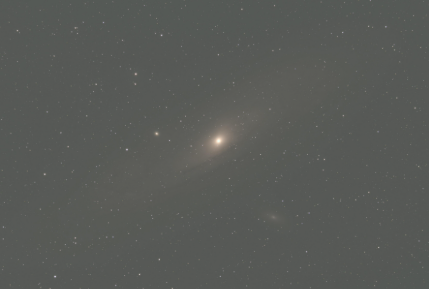
#> input picture simulations/eureka-2/Images/galaxy-image.png, 429 x 289 px, found by its file name; its folder holds only this picture in this run
$ python test.py
#> lines starting #> are read from the running program, lines starting #| are printed output that depends on the picture; after the words box and inside, x2 and y2 are one past the last pixel; in counts of white or black regions, pixels touching at a corner belong together
#> the answer given: ../Images/galaxy-image.png
import os
import sys

import cv2
import numpy as np


def load_image(path: str) -> np.ndarray:
#> called with path = 'Images/../Images/galaxy-image.png'
    if not os.path.exists(path):
        raise FileNotFoundError(f"File '{path}' does not exist.")

    img = cv2.imread(path)
#> img is the input picture: shape (289, 429, 3); mean B, G, R 87, 90.5, 88.3
    if img is None:
        raise ValueError(f"OpenCV failed to load '{path}'.")

    return img.astype(np.float32)


inputImg = input(
    "Enter the name of the image you want to process (e.g., img.png): "
).strip()

if not inputImg:
    print("You did not enter an image name.")
    sys.exit(1)

image_path = f"Images/{inputImg}"

try:
    img = load_image(image_path)
except Exception as e:
    print(f"Error loading '{image_path}': {e}")
    print("Attempting fallback image 'img.png'...")

    try:
        img = load_image("Images/img.png")
    except Exception as e2:
        print(f"Fallback image failed: {e2}")
        sys.exit(1)


try:
    brightnessLevel = int(input("Brightness multiplier (e.g., 10): "))
#> the answer given: 3
    if brightnessLevel <= 0:
        raise ValueError("Brightness must be positive.")
except ValueError as e:
    print(f"Invalid brightness input: {e}")
    sys.exit(1)

print("-" * 120)


b, g, r = cv2.split(img)

bg_b = cv2.GaussianBlur(b, (0, 0), 80)
bg_g = cv2.GaussianBlur(g, (0, 0), 80)
bg_r = cv2.GaussianBlur(r, (0, 0), 80)
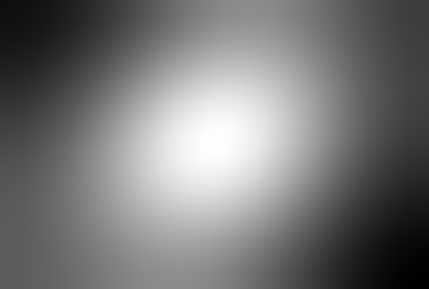
#> bg_r: shape (289, 429) float32; min 86.43, max 90.34, mean 88.3; drawn with min black and max white

b2 = b - bg_b
g2 = g - bg_g
r2 = r - bg_r


def norm(x):
    return cv2.normalize(x, None, 0, 255, cv2.NORM_MINMAX)  # type:ignore
#> returned value: shape (289, 429) float32


b2 = norm(b2).astype(np.uint8)
g2 = norm(g2).astype(np.uint8)
r2 = norm(r2).astype(np.uint8)

out = cv2.merge([b2, g2, r2])

hsv = cv2.cvtColor(out, cv2.COLOR_BGR2HSV)
#> hsv: shape (289, 429, 3); mean H, S, V 141.5, 148.5, 10.7
h, s, v = cv2.split(hsv)
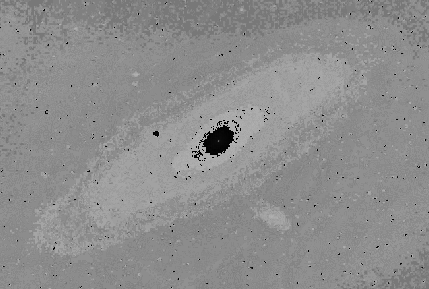
#> h: shape (289, 429); min 0, max 179, mean 141.5

s = cv2.multiply(s, np.array([1.4]))
v = cv2.multiply(v, np.array([2]))

enhanced_hsv = cv2.merge([h, s, v])
#> enhanced_hsv: shape (289, 429, 3); mean H, S, V 141.5, 203.2, 21.2
final_bgr = cv2.cvtColor(enhanced_hsv, cv2.COLOR_HSV2BGR)

b, g, r = cv2.split(final_bgr)
r = cv2.multiply(r, np.array([0.8]))
final_bgr = cv2.merge([b, g, r])

usedimg = final_bgr.copy()

TenxBrightness = cv2.cvtColor(usedimg, cv2.COLOR_BGR2HSV)
#> TenxBrightness: shape (289, 429, 3); mean H, S, V 135.8, 204.1, 20
h, s, v = cv2.split(TenxBrightness)
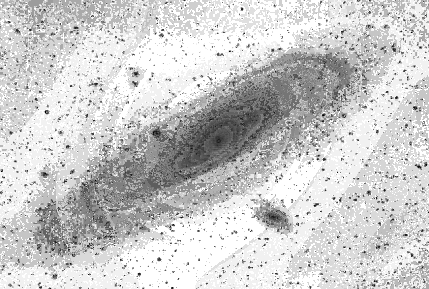
#> s: shape (289, 429); min 0, max 255, mean 204.1

v = cv2.multiply(v, np.array([brightnessLevel]))
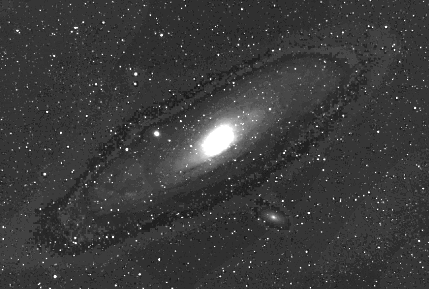
#> v: shape (289, 429); min 15, max 255, mean 59

y = cv2.merge([h, s, v])
#> y: shape (289, 429, 3); mean H, S, V 135.8, 204.1, 59
imageUsedForThresholding = cv2.cvtColor(y, cv2.COLOR_HSV2BGR)
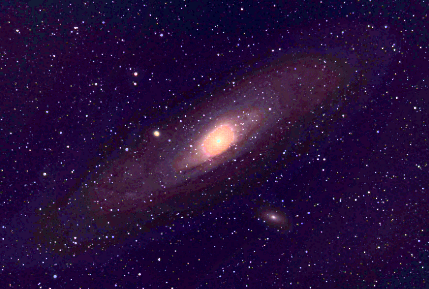
#> imageUsedForThresholding: shape (289, 429, 3); mean B, G, R 57.4, 14.3, 38

gray = cv2.cvtColor(imageUsedForThresholding, cv2.COLOR_BGR2GRAY)

ret, mask = cv2.threshold(gray, 0, 255, cv2.THRESH_BINARY + cv2.THRESH_OTSU)
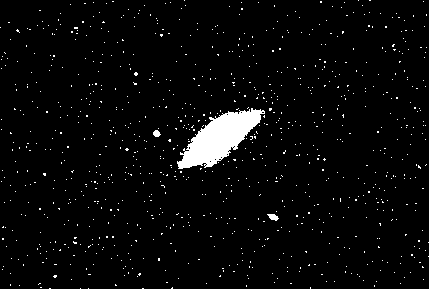
#> mask: shape (289, 429); 3.3% white; 918 white regions (915 under 20 px), largest, box (x1, y1, x2, y2) and area: (177, 108, 265, 169) 2568, (267, 214, 279, 221) 52, (153, 130, 161, 137) 40
#> ret = 79

thresholded_img = cv2.bitwise_and(
    imageUsedForThresholding, imageUsedForThresholding, mask=mask
)
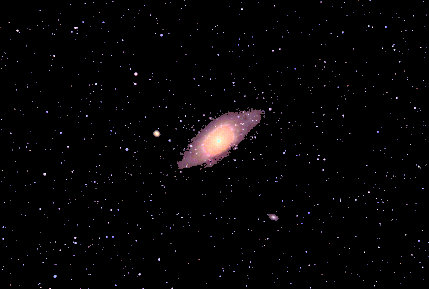
#> thresholded_img: shape (289, 429, 3); mean B, G, R 4.8, 4.1, 5.4


cv2.imshow("Original Processed", final_bgr)
cv2.imshow("Threshold Mask", mask)
cv2.imshow("Isolated Objects Better quality", thresholded_img)
cv2.imshow("User Chosen Brightness", imageUsedForThresholding)

cv2.waitKey(0)
cv2.destroyAllWindows()
